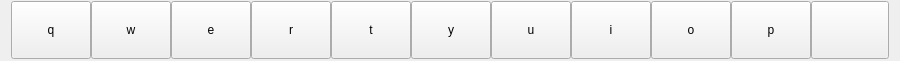
  <widget class="QWidget" name="layoutWidget">
   <property name="geometry">
    <rect>
     <x>0</x>
     <y>0</y>
     <width>802</width>
     <height>61</height>
    </rect>
   </property>
   <layout class="QHBoxLayout" name="horizontalLayout_2">
    <property name="spacing">
     <number>0</number>
    </property>
    <property name="topMargin">
     <number>1</number>
    </property>
    <property name="bottomMargin">
     <number>1</number>
    </property>
    <item>
     <widget class="QPushButton" name="Button_q">
      <property name="sizePolicy">
       <sizepolicy hsizetype="Fixed" vsizetype="Fixed">
        <horstretch>0</horstretch>
        <verstretch>0</verstretch>
       </sizepolicy>
      </property>
      <property name="styleSheet">
       <string notr="true">QPushButton#Button_q
{
height: 50px;
width:50px;
}</string>
      </property>
      <property name="text">
       <string>q</string>
      </property>
      <attribute name="buttonGroup">
       <string notr="true">buttonGroup</string>
      </attribute>
     </widget>
    </item>
    <item>
     <widget class="QPushButton" name="Button_w">
      <property name="sizePolicy">
       <sizepolicy hsizetype="Fixed" vsizetype="Fixed">
        <horstretch>0</horstretch>
        <verstretch>0</verstretch>
       </sizepolicy>
      </property>
      <property name="styleSheet">
       <string notr="true">QPushButton
{
height: 50px;
width:50px;
}</string>
      </property>
      <property name="text">
       <string>w</string>
      </property>
      <attribute name="buttonGroup">
       <string notr="true">buttonGroup</string>
      </attribute>
     </widget>
    </item>
    <item>
     <widget class="QPushButton" name="Button_e">
      <property name="sizePolicy">
       <sizepolicy hsizetype="Fixed" vsizetype="Fixed">
        <horstretch>0</horstretch>
        <verstretch>0</verstretch>
       </sizepolicy>
      </property>
      <property name="styleSheet">
       <string notr="true">QPushButton
{
height: 50px;
width:50px;
}</string>
      </property>
      <property name="text">
       <string>e</string>
      </property>
      <attribute name="buttonGroup">
       <string notr="true">buttonGroup</string>
      </attribute>
     </widget>
    </item>
    <item>
     <widget class="QPushButton" name="Button_r">
      <property name="sizePolicy">
       <sizepolicy hsizetype="Fixed" vsizetype="Fixed">
        <horstretch>0</horstretch>
        <verstretch>0</verstretch>
       </sizepolicy>
      </property>
      <property name="styleSheet">
       <string notr="true">QPushButton
{
height: 50px;
width:50px;
}</string>
      </property>
      <property name="text">
       <string>r</string>
      </property>
      <attribute name="buttonGroup">
       <string notr="true">buttonGroup</string>
      </attribute>
     </widget>
    </item>
    <item>
     <widget class="QPushButton" name="Button_t">
      <property name="sizePolicy">
       <sizepolicy hsizetype="Fixed" vsizetype="Fixed">
        <horstretch>0</horstretch>
        <verstretch>0</verstretch>
       </sizepolicy>
      </property>
      <property name="styleSheet">
       <string notr="true">QPushButton
{
height: 50px;
width:50px;
}</string>
      </property>
      <property name="text">
       <string>t</string>
      </property>
      <attribute name="buttonGroup">
       <string notr="true">buttonGroup</string>
      </attribute>
     </widget>
    </item>
    <item>
     <widget class="QPushButton" name="Button_y">
      <property name="sizePolicy">
       <sizepolicy hsizetype="Fixed" vsizetype="Fixed">
        <horstretch>0</horstretch>
        <verstretch>0</verstretch>
       </sizepolicy>
      </property>
      <property name="styleSheet">
       <string notr="true">QPushButton
{
height: 50px;
width:50px;
}</string>
      </property>
      <property name="text">
       <string>y</string>
      </property>
      <attribute name="buttonGroup">
       <string notr="true">buttonGroup</string>
      </attribute>
     </widget>
    </item>
    <item>
     <widget class="QPushButton" name="Button_u">
      <property name="sizePolicy">
       <sizepolicy hsizetype="Fixed" vsizetype="Fixed">
        <horstretch>0</horstretch>
        <verstretch>0</verstretch>
       </sizepolicy>
      </property>
      <property name="styleSheet">
       <string notr="true">QPushButton
{
height: 50px;
width:50px;
}</string>
      </property>
      <property name="text">
       <string>u</string>
      </property>
      <attribute name="buttonGroup">
       <string notr="true">buttonGroup</string>
      </attribute>
     </widget>
    </item>
    <item>
     <widget class="QPushButton" name="Button_i">
      <property name="sizePolicy">
       <sizepolicy hsizetype="Fixed" vsizetype="Fixed">
        <horstretch>0</horstretch>
        <verstretch>0</verstretch>
       </sizepolicy>
      </property>
      <property name="styleSheet">
       <string notr="true">QPushButton
{
height: 50px;
width:50px;
}</string>
      </property>
      <property name="text">
       <string>i</string>
      </property>
      <attribute name="buttonGroup">
       <string notr="true">buttonGroup</string>
      </attribute>
     </widget>
    </item>
    <item>
     <widget class="QPushButton" name="Button_o">
      <property name="sizePolicy">
       <sizepolicy hsizetype="Fixed" vsizetype="Fixed">
        <horstretch>0</horstretch>
        <verstretch>0</verstretch>
       </sizepolicy>
      </property>
      <property name="styleSheet">
       <string notr="true">QPushButton
{
height: 50px;
width:50px;
}</string>
      </property>
      <property name="text">
       <string>o</string>
      </property>
      <attribute name="buttonGroup">
       <string notr="true">buttonGroup</string>
      </attribute>
     </widget>
    </item>
    <item>
     <widget class="QPushButton" name="Button_p">
      <property name="sizePolicy">
       <sizepolicy hsizetype="Fixed" vsizetype="Fixed">
        <horstretch>0</horstretch>
        <verstretch>0</verstretch>
       </sizepolicy>
      </property>
      <property name="styleSheet">
       <string notr="true">QPushButton
{
height: 50px;
width:50px;
}</string>
      </property>
      <property name="text">
       <string>p</string>
      </property>
      <attribute name="buttonGroup">
       <string notr="true">buttonGroup</string>
      </attribute>
     </widget>
    </item>
    <item>
     <widget class="QPushButton" name="Button_BK">
      <property name="sizePolicy">
       <sizepolicy hsizetype="Fixed" vsizetype="Fixed">
        <horstretch>0</horstretch>
        <verstretch>0</verstretch>
       </sizepolicy>
      </property>
      <property name="styleSheet">
       <string notr="true">QPushButton
{
height: 50px;
width:70px;

}</string>
      </property>
      <property name="text">
       <string/>
      </property>
      <property name="icon">
       <iconset resource="resources.qrc">
        <normaloff>:/Images/bk.svg</normaloff>:/Images/bk.svg</iconset>
      </property>
      <property name="iconSize">
       <size>
        <width>50</width>
        <height>50</height>
       </size>
      </property>
     </widget>
    </item>
   </layout>
  </widget>
